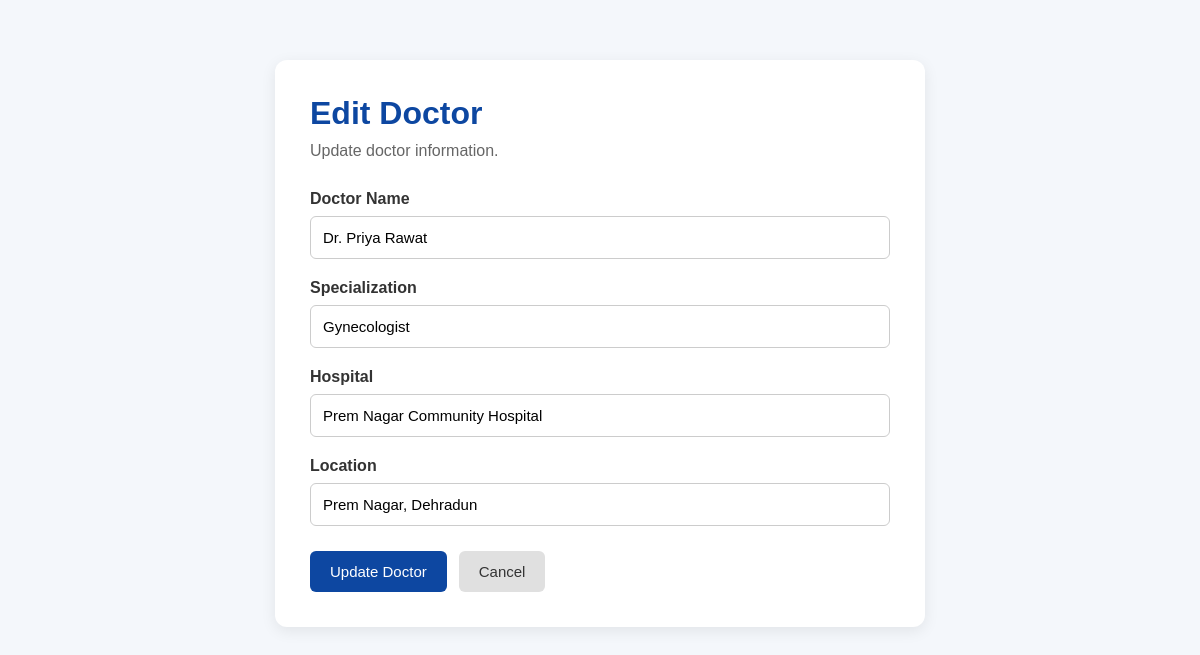
Page /admin/doctor/edit/4 (signed in) on the committed database.
### tables this page shows
CREATE TABLE doctors (
            id INTEGER PRIMARY KEY AUTOINCREMENT,
            name TEXT NOT NULL,
            specialization TEXT NOT NULL,
            hospital TEXT NOT NULL,
            location TEXT NOT NULL
        );

### app.py (the view, shortened to what this page needs)
@app.route("/admin/doctor/edit/<int:doctor_id>", methods=["GET", "POST"])
def edit_doctor(doctor_id):
    if not session.get("admin_logged_in"):
        return redirect("/admin/login")
    conn = get_db_connection()
    doctor = conn.execute("""
        SELECT * FROM doctors
        WHERE id = ?
    """, (doctor_id,)).fetchone()
    if doctor is None:
        conn.close()
        return redirect("/admin")
    conn.close()
    return render_template(
        "doctor_form.html",
        doctor=doctor
    )

### app.py (called while the page is built)
def get_db_connection():
    conn = sqlite3.connect(DATABASE)
    conn.row_factory = sqlite3.Row
    return conn

### templates/doctor_form.html (shortened to what this page needs)
<!DOCTYPE html>
<html lang="en">
<head>
</head>
<body>
    <div class="container">
        <div class="card">
            {% if doctor %}
            <h1>Edit Doctor</h1>
            <p class="subtitle">
                Update doctor information.
            </p>
            {% else %}
            <h1>Add Doctor</h1>
            <p class="subtitle">
                Add a new doctor to Tech4Life.
            </p>
            {% endif %}
            <form method="POST" action="{% if doctor %}/admin/doctor/edit/{{ doctor['id'] }}{% else %}/admin/doctor/add{% endif %}">
                <div class="form-group">
                    <label for="name">
                    Doctor Name
                </label>
                    <input type="text" id="name" name="name" placeholder="Example: Dr. Rahul Sharma" value="{{ doctor['name'] if doctor else '' }}" required>
                </div>
                <div class="form-group">
                    <label for="specialization">
                    Specialization
                </label>
                    <input type="text" id="specialization" name="specialization" placeholder="Example: Cardiologist" value="{{ doctor['specialization'] if doctor else '' }}" required>
                </div>
                <div class="form-group">
                    <label for="hospital">
                    Hospital
                </label>
                    <input type="text" id="hospital" name="hospital" placeholder="Example: Max Super Speciality Hospital" value="{{ doctor['hospital'] if doctor else '' }}" required>
                </div>
                <div class="form-group">
                    <label for="location">
                    Location
                </label>
                    <input type="text" id="location" name="location" placeholder="Example: Rajpur Road, Dehradun" value="{{ doctor['location'] if doctor else '' }}" required>
                </div>
                <div class="buttons">
                    <button type="submit">
                    {% if doctor %}
                        Update Doctor
                    {% else %}
                        Add Doctor
                    {% endif %}
                </button>
                    <a href="/admin" class="cancel">
                    Cancel
                </a>
                </div>
            </form>
        </div>
    </div>
</body>
</html>

### templates/doctor_form.html (style rules this page uses)
* { box-sizing: border-box; margin: 0; padding: 0; font-family: Arial, sans-serif; }
body { background: #f4f7fb; min-height: 100vh; }
.container { width: 90%; max-width: 650px; margin: 60px auto; }
.card { background: white; padding: 35px; border-radius: 12px; box-shadow: 0 4px 15px rgba(0, 0, 0, 0.08); }
h1 { color: #0d47a1; margin-bottom: 10px; }
.subtitle { color: #666; margin-bottom: 30px; }
.form-group { margin-bottom: 20px; }
label { display: block; margin-bottom: 8px; font-weight: bold; color: #333; }
input { width: 100%; padding: 12px; border: 1px solid #ccc; border-radius: 6px; font-size: 15px; outline: none; }
.buttons { display: flex; gap: 12px; margin-top: 25px; }
button, .cancel { border: none; padding: 12px 20px; border-radius: 6px; font-size: 15px; cursor: pointer; text-decoration: none; }
button { background: #0d47a1; color: white; }
.cancel { background: #e0e0e0; color: #333; }

### rows in the picture
doctors: name "Dr. Priya Rawat", specialization "Gynecologist", hospital "Prem Nagar Community Hospital", location "Prem Nagar, Dehradun"
